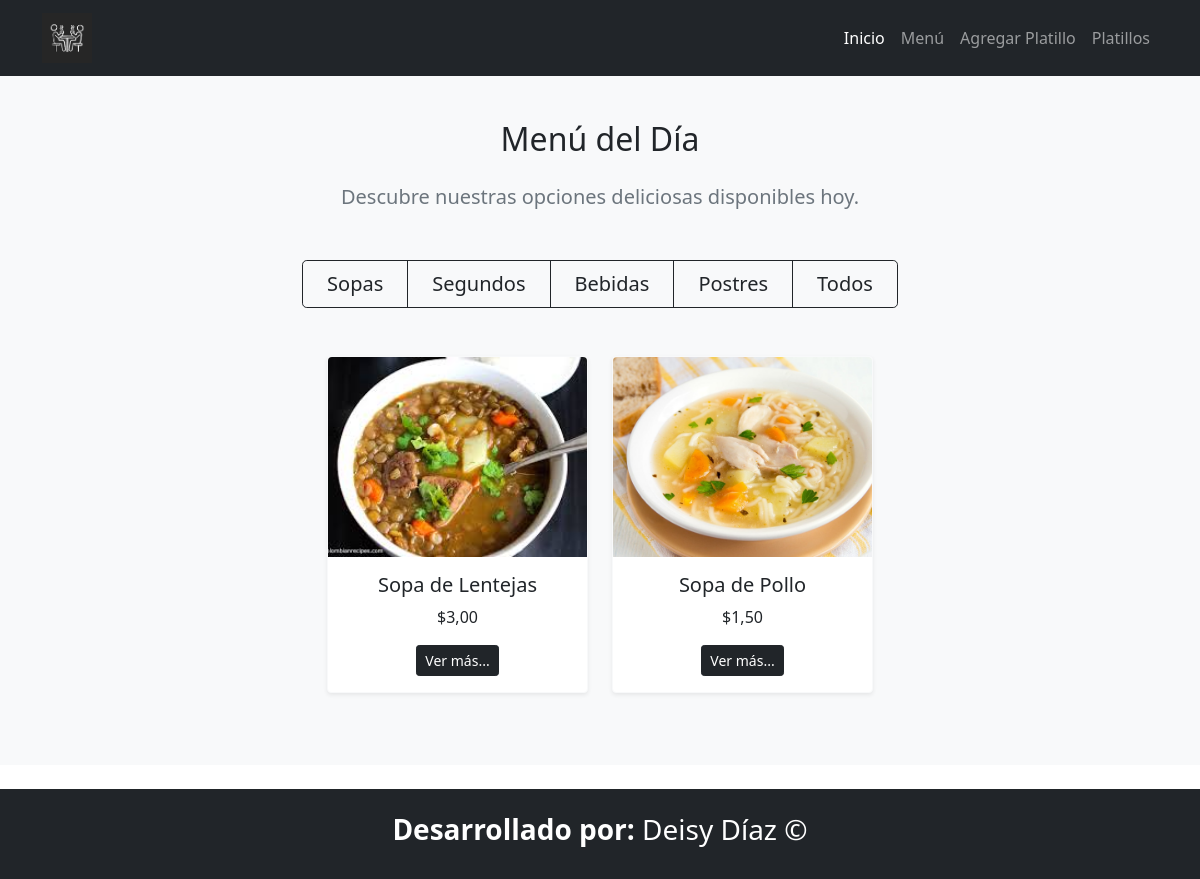
/menu_filtrado/Sopa/, run on the app's committed database.
### Aplicaciones/Comida/models.py (models this page shows, shortened)
class Platillo (models.Model):
    TIPOS_PLATILLOS = [
        ('Sopa', 'Sopa'),
        ('Segundo', 'Segundo'),
        ('Bebida', 'Bebida'),
        ('Postre', 'Postre'),
        ('Otro', 'Otro'),
    ]
    id=models.AutoField(primary_key=True)
    nombre = models.CharField(max_length=100)
    descripcion = models.TextField()
    tipo = models.CharField(max_length=20, choices=TIPOS_PLATILLOS, default='otro')
    is_hidden = models.BooleanField(default=False)
    precio = models.DecimalField(max_digits=6, decimal_places=2)
    informacion_nutricional = models.TextField()
    fecha_disponible = models.DateField()
    foto_platillo=models.ImageField( upload_to='fotos_platillo/', null=True, blank=True)

### Aplicaciones/Comida/views.py (the view)
# urls.py: path('menu_filtrado/', views.menu_filtrado, name='menu_filtrado'),
def menu_filtrado(request, tipo=None):
    if tipo:
        platillos = Platillo.objects.filter(tipo=tipo, is_hidden=False)
    else:
        platillos = Platillo.objects.filter(is_hidden=False)
    return render(request, 'menu_filtrado.html', {'platillos': platillos, 'tipo': tipo})

### Aplicaciones/Comida/templates/menu_filtrado.html
{% extends "plantilla.html" %}
{% block contenido %}
<section class="menu py-5 bg-light" id="menu">
    <div class="container text-center">
        <h2 class="font-weight-bold mb-4">Menú del Día</h2>
        <p class="lead text-muted mb-5">Descubre nuestras opciones deliciosas disponibles hoy.</p>
        <div class="d-flex justify-content-center mb-5">
            <div class="btn-group" role="group">
                <a href="{% url 'menu_filtrado_tipo' 'Sopa' %}" class="btn btn-outline-dark btn-lg px-4 py-2">Sopas</a>
                <a href="{% url 'menu_filtrado_tipo' 'Segundo' %}" class="btn btn-outline-dark btn-lg px-4 py-2">Segundos</a>
                <a href="{% url 'menu_filtrado_tipo' 'Bebida' %}" class="btn btn-outline-dark btn-lg px-4 py-2">Bebidas</a>
                <a href="{% url 'menu_filtrado_tipo' 'Postre' %}" class="btn btn-outline-dark btn-lg px-4 py-2">Postres</a>
                <a href="{% url 'menu_filtrado' %}" class="btn btn-outline-dark btn-lg px-4 py-2">Todos</a>
            </div>
        </div>
        <div class="row justify-content-center">
            {% for platillo in platillos %}
                <div class="col-md-3 mb-4">
                    <div class="card shadow-sm border-light rounded">
                        {% if platillo.foto_platillo %}
                            <img src="{{ platillo.foto_platillo.url }}" class="card-img-top rounded-top" alt="{{ platillo.nombre }}" style="height: 200px; object-fit: cover;">
                        {% else %}
                            <img src="/media/fotos_platillo/default.jpg" class="card-img-top rounded-top" alt="{{ platillo.nombre }}" style="height: 200px; object-fit: cover;">
                        {% endif %}
                        <div class="card-body text-center">
                            <h5 class="card-title">{{ platillo.nombre }}</h5>
                            <p class="card-text">${{ platillo.precio }}</p>
                            <a href="{% url 'platillo_detalle' platillo.id %}" class="btn btn-dark btn-sm">Ver más...</a>
                        </div>
                    </div>
                </div>
            {% empty %}
                <p>No hay platillos disponibles de este tipo para hoy.</p>
            {% endfor %}
        </div>
    </div>
</section>
{% endblock %}

### data on the page
Platillo: foto_platillo (picture), nombre "Sopa de Lentejas", precio "3,00"
Platillo: foto_platillo (picture), nombre "Sopa de Pollo", precio "1,50"
